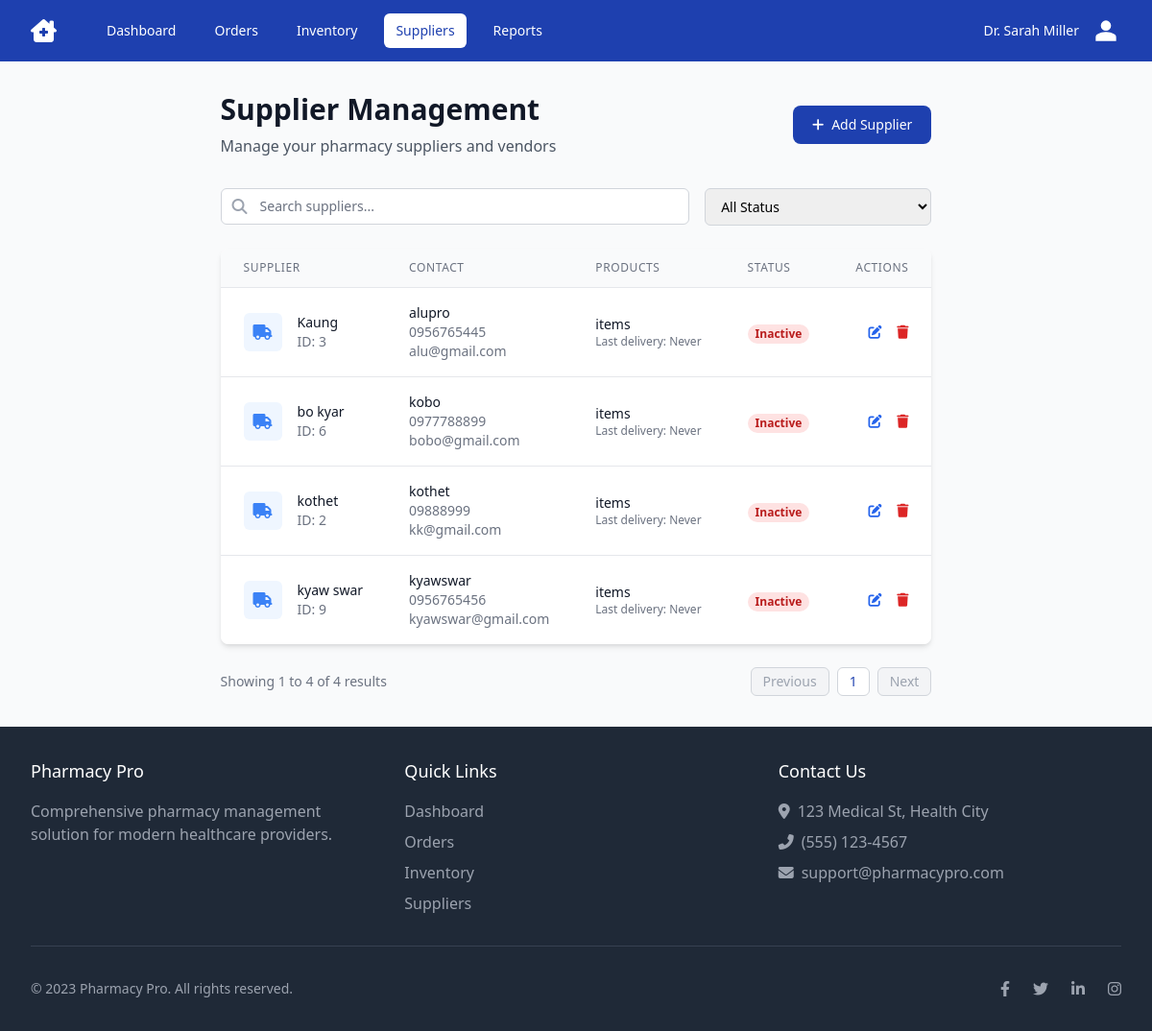
Screenshot of /suppliers/ with the database file from the repository.
### ourapp/models.py (models this page shows, shortened)
class Supplier(models.Model):
    supplier_name = models.CharField(max_length=255, blank=True, null= True)
    company = models.CharField(max_length=255, blank=True, null= True)
    contact_person = models.CharField(max_length=255, blank= True, null= True)
    email = models.EmailField(blank=True, null= True)
    phone = models.CharField(blank=True,null= True)
    address = models.TextField(blank=True, null= True)
    status = models.BooleanField(blank=True, null= True)

### ourapp/views.py (the view)
# urls.py: path('suppliers/',purchaseorder_view, name='purchaseorder_view'),
def purchaseorder_view(request):
    supplier_list = Supplier.objects.all().order_by('supplier_name')
    paginator = Paginator(supplier_list, 10)  # Show 10 suppliers per page
    page_number = request.GET.get('page')
    suppliers = paginator.get_page(page_number)
    return render(request, 'purchaseorder.html', {'suppliers': suppliers})

### ourapp/context_processors.py (called while the page is built)
def expiry_alert_items(request):
    if request.user.is_authenticated and hasattr(request.user, 'userprofile'):
        if request.user.userprofile.role == 'pharmacist':
            today = date.today()
            threshold_date = today + timedelta(days=90)
            expiring_items = Item.objects.filter(exp_date__lte=threshold_date, exp_date__gte=today).order_by('exp_date')
            return {'expiring_items': expiring_items}
    return {}

### templates/purchaseorder.html (shortened to what this page needs)
<!DOCTYPE html>
<html lang="en">
<head>
    <link rel="stylesheet" href="https://cdnjs.cloudflare.com/ajax/libs/font-awesome/6.4.0/css/all.min.css">
    <script src="https://cdn.tailwindcss.com"></script>
</head>
<body class="bg-gray-50 flex flex-col min-h-screen">
    <nav class="bg-primary text-white">
        <div class="max-w-7xl mx-auto px-4 sm:px-6 lg:px-8">
            <div class="flex items-center justify-between h-16">
                <div class="flex items-center">
                    <div class="flex-shrink-0">
                        <i class="fas fa-clinic-medical text-2xl"></i>
                    </div>
                    <div class="hidden md:block">
                        <div class="ml-10 flex items-baseline space-x-4">
                            <a href="#" class="px-3 py-2 rounded-md text-sm font-medium hover:bg-secondary">Dashboard</a>
                            <a href="#" class="px-3 py-2 rounded-md text-sm font-medium hover:bg-secondary">Orders</a>
                            <a href="#" class="px-3 py-2 rounded-md text-sm font-medium hover:bg-secondary">Inventory</a>
                            <a href="#" class="px-3 py-2 rounded-md text-sm font-medium bg-white text-primary">Suppliers</a>
                            <a href="#" class="px-3 py-2 rounded-md text-sm font-medium hover:bg-secondary">Reports</a>
                        </div>
                    </div>
                </div>
                <div class="flex items-center">
                    <div class="ml-3 relative">
                        <div class="flex items-center">
                            <div class="text-sm mr-3 hidden md:block">Dr. Sarah Miller</div>
                            <div class="relative group">
                                <img class="h-8 w-8 rounded-full object-cover cursor-pointer"
                                    alt="User">
                            </div>
                        </div>
                    </div>
                </div>
            </div>
        </div>
    </nav>
    <div class="max-w-7xl mx-auto px-4 sm:px-6 lg:px-8 py-8 flex-grow">
        <div class="flex flex-col md:flex-row justify-between items-start md:items-center mb-8">
            <div>
                <h1 class="text-3xl font-bold text-gray-900">Supplier Management</h1>
                <p class="mt-2 text-gray-600">Manage your pharmacy suppliers and vendors</p>
            </div>
            <div class="mt-4 md:mt-0">
                <button id="add-supplier-btn"
                    class="flex items-center text-white bg-primary hover:bg-darkblue focus:ring-4 focus:outline-none focus:ring-blue-300 font-medium rounded-lg text-sm px-5 py-2.5 text-center">
                    <i class="fas fa-plus mr-2"></i> Add Supplier
                </button>
            </div>
        </div>
        <div class="grid grid-cols-1 md:grid-cols-3 gap-4 mb-6">
            <div class="md:col-span-2">
                <div class="relative">
                    <div class="absolute inset-y-0 left-0 pl-3 flex items-center pointer-events-none">
                    </div>
                    <input type="text" id="search-input"
                        class="block w-full pl-10 pr-3 py-2 border border-gray-300 rounded-md leading-5 bg-white placeholder-gray-500 focus:outline-none focus:ring-primary focus:border-primary sm:text-sm"
                        placeholder="Search suppliers...">
                </div>
            </div>
            <div>
                <select id="status-filter"
                    class="block w-full pl-3 pr-10 py-2 text-base border border-gray-300 focus:outline-none focus:ring-primary focus:border-primary sm:text-sm rounded-md">
                    <option value="all">All Status</option>
                </select>
            </div>
        </div>
        <div class="card bg-white rounded-lg overflow-hidden mb-6">
            <div class="responsive-table">
                <table class="min-w-full divide-y divide-gray-200">
                    <thead class="bg-gray-50">
                        <tr>
                            <th scope="col" class="px-6 py-3 text-left text-xs font-medium text-gray-500 uppercase tracking-wider">Supplier</th>
                            <th scope="col" class="px-6 py-3 text-left text-xs font-medium text-gray-500 uppercase tracking-wider">Contact</th>
                            <th scope="col" class="px-6 py-3 text-left text-xs font-medium text-gray-500 uppercase tracking-wider">Products</th>
                            <th scope="col" class="px-6 py-3 text-left text-xs font-medium text-gray-500 uppercase tracking-wider">Status</th>
                            <th scope="col" class="px-6 py-3 text-right text-xs font-medium text-gray-500 uppercase tracking-wider">Actions</th>
                        </tr>
                    </thead>
                    <tbody class="bg-white divide-y divide-gray-200" id="supplier-items">
                        {% for supplier in suppliers %}
                        <tr class="hover:bg-gray-50" data-status="{% if supplier.is_active %}active{% else %}inactive{% endif %}">
                            <td class="px-6 py-4 whitespace-nowrap">
                                <div class="flex items-center">
                                    <div class="flex-shrink-0 h-10 w-10 flex items-center justify-center bg-blue-50 rounded-md">
                                        <i class="fas fa-truck text-blue-500"></i>
                                    </div>
                                    <div class="ml-4">
                                        <div class="text-sm font-medium text-gray-900">{{ supplier.supplier_name }}</div>
                                        <div class="text-sm text-gray-500">ID: {{ supplier.id }}</div>
                                    </div>
                                </div>
                            </td>
                            <td class="px-6 py-4 whitespace-nowrap">
                                <div class="text-sm text-gray-900">{{ supplier.contact_person }}</div>
                                <div class="text-sm text-gray-500">{{ supplier.phone }}</div>
                                <div class="text-sm text-gray-500">{{ supplier.email }}</div>
                            </td>
                            <td class="px-6 py-4 whitespace-nowrap">
                                <div class="text-sm text-gray-900">{{ supplier.products.count }} items</div>
                                <div class="text-xs text-gray-500">Last delivery: {{ supplier.last_delivery|date:"Y-m-d"|default:"Never" }}</div>
                            </td>
                            <td class="px-6 py-4 whitespace-nowrap">
                                <span class="px-2 inline-flex text-xs leading-5 font-semibold rounded-full {% if supplier.is_active %}badge-active{% else %}badge-inactive{% endif %}">
                                    {% if supplier.is_active %}Active{% else %}Inactive{% endif %}
                                </span>
                            </td>
                            <td class="px-6 py-4 whitespace-nowrap text-right text-sm font-medium">
                                <button class="text-blue-600 hover:text-blue-900 mr-3 edit-supplier-btn"
                                    data-id="{{ supplier.id }}"
                                    data-name="{{ supplier.name }}"
                                    data-company="{{ supplier.company }}"
                                    data-contact="{{ supplier.contact_person }}"
                                    data-phone="{{ supplier.phone }}"
                                    data-email="{{ supplier.email }}"
                                    data-address="{{ supplier.address }}"
                                    data-active="{{ supplier.is_active }}">
                                    <i class="fas fa-edit"></i>
                                </button>
                                <button class="text-red-600 hover:text-red-900 delete-supplier-btn"
                                    data-id="{{ supplier.id }}">
                                    <i class="fas fa-trash"></i>
                                </button>
                            </td>
                        </tr>
                        {% empty %}
                        <tr>
                            <td colspan="5" class="px-6 py-4 text-center text-gray-500">
                                No suppliers found
                            </td>
                        </tr>
                        {% endfor %}
                    </tbody>
                </table>
            </div>
        </div>
        <div class="flex items-center justify-between">
            <div class="text-sm text-gray-500">
                Showing <span class="font-medium">{{ suppliers.start_index }}</span> to <span class="font-medium">{{ suppliers.end_index }}</span> of <span class="font-medium">{{ suppliers.paginator.count }}</span> results
            </div>
            <nav class="flex space-x-2">
                {% if suppliers.has_previous %}
                <a href="?page={{ suppliers.previous_page_number }}" class="px-3 py-1 rounded-md border border-gray-300 bg-white text-sm font-medium text-gray-500 hover:bg-gray-50">Previous</a>
                {% else %}
                <span class="px-3 py-1 rounded-md border border-gray-300 bg-gray-100 text-sm font-medium text-gray-400 cursor-not-allowed">Previous</span>
                {% endif %}
                {% for i in suppliers.paginator.page_range %}
                {% if suppliers.number == i %}
                <span class="px-3 py-1 rounded-md border border-gray-300 bg-white text-sm font-medium text-primary bg-blue-50">{{ i }}</span>
                {% else %}
                <a href="?page={{ i }}" class="px-3 py-1 rounded-md border border-gray-300 bg-white text-sm font-medium text-gray-500 hover:bg-gray-50">{{ i }}</a>
                {% endif %}
                {% endfor %}
                {% if suppliers.has_next %}
                <a href="?page={{ suppliers.next_page_number }}" class="px-3 py-1 rounded-md border border-gray-300 bg-white text-sm font-medium text-gray-500 hover:bg-gray-50">Next</a>
                {% else %}
                <span class="px-3 py-1 rounded-md border border-gray-300 bg-gray-100 text-sm font-medium text-gray-400 cursor-not-allowed">Next</span>
                {% endif %}
            </nav>
        </div>
    </div>
    <footer class="bg-gray-800 text-white py-8">
        <div class="max-w-7xl mx-auto px-4 sm:px-6 lg:px-8">
            <div class="grid grid-cols-1 md:grid-cols-3 gap-8">
                <div>
                    <h3 class="text-lg font-medium mb-4">Pharmacy Pro</h3>
                    <p class="text-gray-400">Comprehensive pharmacy management solution for modern healthcare providers.</p>
                </div>
                <div>
                    <h3 class="text-lg font-medium mb-4">Quick Links</h3>
                    <ul class="space-y-2">
                        <li><a href="#" class="text-gray-400 hover:text-white">Dashboard</a></li>
                        <li><a href="#" class="text-gray-400 hover:text-white">Orders</a></li>
                        <li><a href="#" class="text-gray-400 hover:text-white">Inventory</a></li>
                        <li><a href="#" class="text-gray-400 hover:text-white">Suppliers</a></li>
                    </ul>
                </div>
                <div>
                    <h3 class="text-lg font-medium mb-4">Contact Us</h3>
                    <ul class="space-y-2">
                        <li class="flex items-center text-gray-400"><i class="fas fa-map-marker-alt mr-2"></i> 123 Medical St, Health City</li>
                        <li class="flex items-center text-gray-400"><i class="fas fa-phone-alt mr-2"></i> (555) 123-4567</li>
                        <li class="flex items-center text-gray-400"><i class="fas fa-envelope mr-2"></i> support@pharmacypro.com</li>
                    </ul>
                </div>
            </div>
            <div class="border-t border-gray-700 mt-8 pt-8 flex flex-col md:flex-row justify-between items-center">
                <p class="text-gray-400 text-sm">© 2023 Pharmacy Pro. All rights reserved.</p>
                <div class="flex space-x-6 mt-4 md:mt-0">
                    <a href="#" class="text-gray-400 hover:text-white"><i class="fab fa-facebook-f"></i></a>
                    <a href="#" class="text-gray-400 hover:text-white"><i class="fab fa-twitter"></i></a>
                    <a href="#" class="text-gray-400 hover:text-white"><i class="fab fa-linkedin-in"></i></a>
                    <a href="#" class="text-gray-400 hover:text-white"><i class="fab fa-instagram"></i></a>
                </div>
            </div>
        </div>
    </footer>
</body>
</html>

### templates/purchaseorder.html (style rules this page uses)
.card { transition: all 0.3s ease; box-shadow: 0 4px 6px -1px rgba(0, 0, 0, 0.1), 0 2px 4px -1px rgba(0, 0, 0, 0.06); }
.badge-inactive { background-color: #fee2e2; color: #b91c1c; }

### rows the page displays
Supplier: supplier_name "Kaung", id "3", contact_person "alupro", phone "0956765445", email "alu@gmail.com", last_delivery "Never"
Supplier: supplier_name "bo kyar", id "6", contact_person "kobo", phone "0977788899", email "bobo@gmail.com", last_delivery "Never"
Supplier: supplier_name "kothet", id "2", contact_person "kothet", phone "09888999", email "kk@gmail.com", last_delivery "Never"
Supplier: supplier_name "kyaw swar", id "9", contact_person "kyawswar", phone "0956765456", email "kyawswar@gmail.com", last_delivery "Never"

### other values shown
{{ suppliers.start_index }} "1"
{{ suppliers.end_index }} "4"
{{ suppliers.paginator.count }} "4"
{{ i }} "1"
